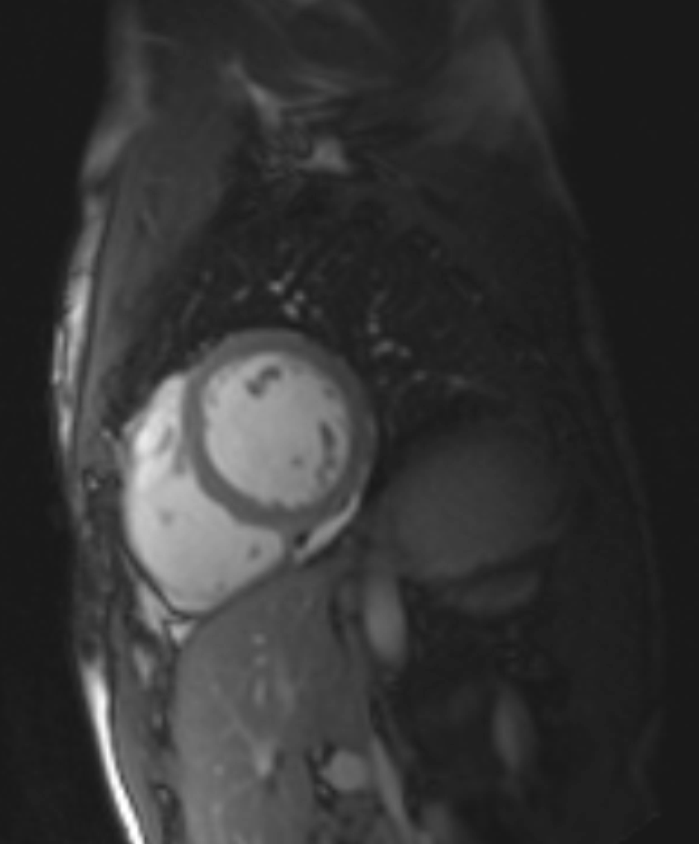
#> input picture src/mri2.png, 699 x 844 px
$ python circles.py   (Python 2 division)
#> lines starting #> are read from the running program, lines starting #| are printed output that depends on the picture; after the words box and inside, x2 and y2 are one past the last pixel; in counts of white or black regions, pixels touching at a corner belong together; long printed decimals are rounded
'''
Created on May 30, 2012

@author: vinnie
'''

import sys
import numpy as np
import matplotlib.pyplot as plt
import matplotlib.patches as plt_patches
from scipy.signal import fftconvolve
from scipy.ndimage import filters

_MIN_RADIUS = 15
_MAX_RADIUS = 75
_RADIUS_STEP = 5
_ANNULUS_WIDTH = 5
_EDGE_THRESHOLD = 0.005
_NEG_INTERIOR_WEIGHT = 1.1

def _detectEdges(image, threshold):
    """
    Sobel edge detection on the image
    """
    # sobel filter in x and y direction
    image = filters.sobel(image, 0)**2 + filters.sobel(image, 1)**2
    image -= image.min()

    # make binary image
    image = image > image.max()*threshold
    image.dtype = np.int8

    return image

def _makeAnnulusKernel(outer_radius, annulus_width):
    """
    Create an annulus with the given inner and outer radii

    Ex. inner_radius = 4, outer_radius = 6 will give you:


    """
    grids = np.mgrid[-outer_radius:outer_radius+1, -outer_radius:outer_radius+1]

    # [j][i] = r^2
    kernel_template = grids[0]**2 + grids[1]**2

    # get boolean value for inclusion in the circle
    outer_circle = kernel_template <= outer_radius**2
    inner_circle = kernel_template < (outer_radius - annulus_width)**2

    # back to integers
    outer_circle.dtype = inner_circle.dtype = np.int8
    inner_circle = inner_circle*_NEG_INTERIOR_WEIGHT
    annulus = outer_circle - inner_circle
    return annulus

def _detectCircles(image, radii, annulus_width):
    """
    Perfrom a FFT Convolution over all the radii with the given annulus width.
    Smaller annulus width = more precise
    """
    acc = np.zeros((radii.size, image.shape[0], image.shape[1]))

    for i, r in enumerate(radii):
        C = _makeAnnulusKernel(r, annulus_width)
        acc[i,:,:] = fftconvolve(image, C, 'same')

    return acc

def _iterativeDetectCircles(edges, image):
    """
    TODO: finish this

    The idea:
    Start with an annulus with a large radius.
    Split this into 2 annuli of equal area. The annulus width will be different
    Find the annulus with a higher signal in the image
    Repeat the process for the higher signal,
    until a minumum annulus width is reached (preferrably 1)

    Initialize:
    large radius = min(image.shape)/2 ... actually maybe a little less
    min radius is some small number, not too small to avoid high match to noise

    TODO: the signals for each annulus have to be comparable
             solution? -> normalize to the area of the annulus
    """


    return

def _displayResults(image, edges, center, radius, output=None):
    """
    Display the accumulator for the radius with the highest votes.
    Draw the radius on the image and display the result.
    """

    # display accumulator image
    plt.gray()
    fig = plt.figure(1)
    fig.clf()
    subplots = []
    subplots.append(fig.add_subplot(1, 2, 1))
    plt.imshow(edges)
    plt.title('Edge image')

    # display original image
    subplots.append(fig.add_subplot(1, 2, 2))
    plt.imshow(image)
    plt.title('Center: %s, Radius: %d' % (str(center), radius))
    # draw the detected circle
    blob_circ = plt_patches.Circle(center,radius, fill=False, ec='red')
    plt.gca().add_patch(blob_circ)

    #   Fix axis distortion:
    plt.axis('image')

    if output:
        plt.savefig(output)

    plt.draw()
    plt.show()

    return

def _topNCircles(acc, radii, n):

    maxima = []
    max_positions = []
    max_signal = 0
    for i, r in enumerate(radii):
        max_positions.append(np.unravel_index(acc[i].argmax(), acc[i].shape))
        maxima.append(acc[i].max())
        # use the radius to normalize
        signal = maxima[i]/np.sqrt(float(r))

        if signal > max_signal:
            max_signal = signal
            (circle_y, circle_x) = max_positions[i]
            radius = r
        print "Maximum signal for radius %d: %d %s, normal signal: %f" % (r, maxima[i], max_positions[i], signal)


    # Identify maximum. Note: the values come back as index, row, column
#    max_index, circle_y, circle_x = np.unravel_index(acc.argmax(), acc.shape)

    return (circle_x, circle_y), radius #radii[max_index]

def DetectCircleFromFile(filename, show_result=False):

    image = plt.imread(filename)
    center, radius = DetectCircle(image, True, show_result)
    return center, radius

def DetectCircle(image, preprocess=False, show_result=False):

    if preprocess:
        if image.ndim > 2:
            image = np.mean(image, axis=2)
        print "Image size: ", image.shape

        # noise reduction
        image = filters.gaussian_filter(image, 2)

        # edges and density
        edges = _detectEdges(image, _EDGE_THRESHOLD)
        edge_list = np.array(edges.nonzero())
        density = float(edge_list[0].size)/edges.size
        print "Signal density:", density
        if density > 0.25:
            print "High density, consider more preprocessing"

    # create kernels and detect circle
    radii = np.arange(_MIN_RADIUS, _MAX_RADIUS, _RADIUS_STEP)
    acc = _detectCircles(edges, radii, _ANNULUS_WIDTH)
    center, radius = _topNCircles(acc, radii, 1)
    print "Circle detected at ", center, radius

    if show_result:
        _displayResults(image, edges, center, radius)

    return center, radius

def _run(filename):
    return DetectCircle(filename)

def _test():
# [8 lines of commented-out code are left out]
    DetectCircleFromFile('mri2.png', True)
#> in DetectCircleFromFile, image is the input picture: shape (844, 699, 3) float32; min 0.098, max 1, mean 0.207
#| Image size:  (844, 699)
#> in _detectEdges, `image = filters.sobel(image, 0)**2 + filters.sobel(image, 1)**2`:
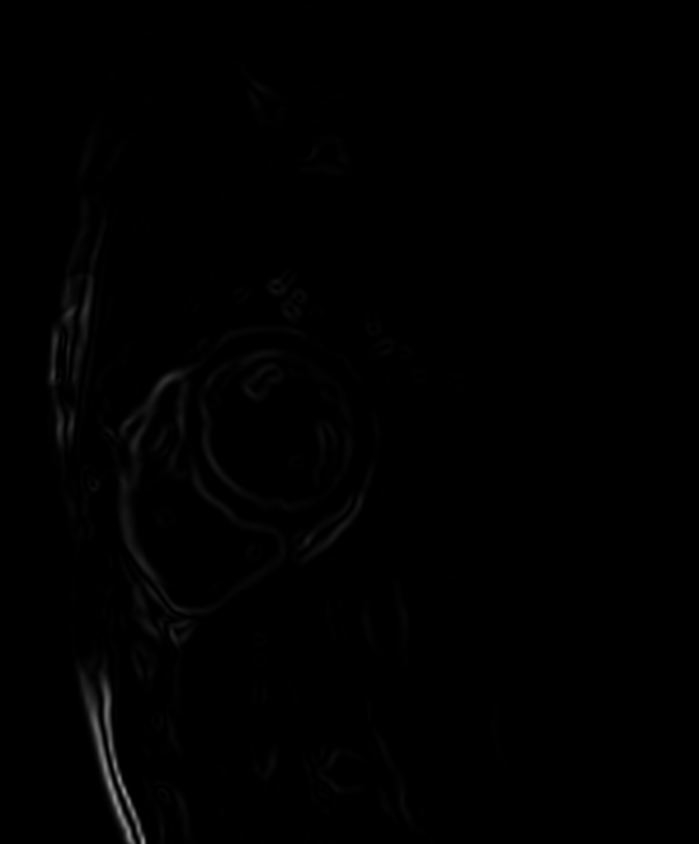
#> image: shape (844, 699) float32; min 0, max 0.592, mean 0.00421
#> in _detectEdges, `image = image > image.max()*threshold`:
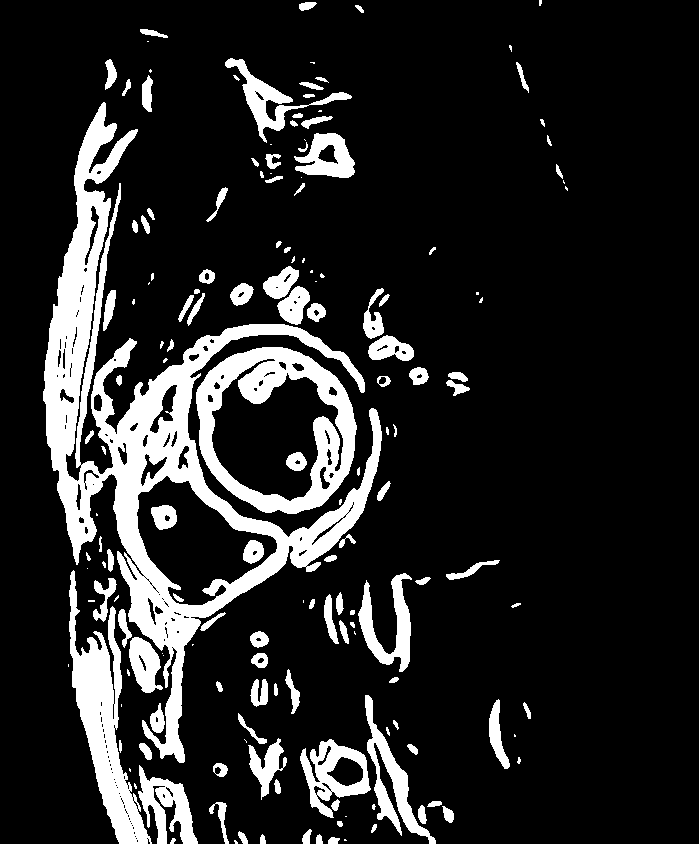
#> image: shape (844, 699) bool; 15% white; 164 white regions (47 under 20 px), largest, box (x1, y1, x2, y2) and area: (43, 102, 382, 763) 40230, (196, 347, 357, 514) 10111, (69, 570, 152, 844) 7718
#| Signal density: 0.1496
#> the loop in _topNCircles, `for i, r in enumerate(radii):` made 12 passes
#> (signal, max_signal, circle_y, circle_x) on passes 1, 2, 3, 4, 5, 9, 10, 12: (99.79, 99.79, 154, 328), (114.9, 114.9, 771, 347), (116, 116, 771, 343), (125.3, 125.3, 458, 141), (133.3, 133.3, 450, 85), (147.1, 147.1, 555, 199), (149.6, 149.6, 554, 194), (178.5, 178.5, 437, 278)
#> signal on passes 6, 7, 8, 11: 121.7, 120.3, 119.6, 147.6
#| Maximum signal for radius 15: 386 (154, 328), normal signal: 99.794
#| Maximum signal for radius 20: 513 (771, 347), normal signal: 114.867
#| Maximum signal for radius 25: 579 (771, 343), normal signal: 116.000
#| Maximum signal for radius 30: 686 (458, 141), normal signal: 125.337
#| Maximum signal for radius 35: 788 (450, 85), normal signal: 133.332
#| Maximum signal for radius 40: 769 (420, 173), normal signal: 121.700
#| Maximum signal for radius 45: 806 (399, 136), normal signal: 120.256
#| Maximum signal for radius 50: 845 (702, 132), normal signal: 119.558
#> (further printed lines are left out)
#> after the loop in _topNCircles, `for i, r in enumerate(radii):`: circle_x = 278; circle_y = 437; max_positions = [(154, 328), (771, 347), (771, 343), (458, 141), (450, 85), (420, 173), (399, 136), (702, 132), (555, 199), (554, 194), (528, 192), (437, 278)]; max_signal = 178.5; maxima = [386.5, 513.7, 580, 686.5, 788.8, 769.7, 806.7, 845.4, 1090.6, 1158.9, 1190.2, 1493.5]; radius = 70
#> in DetectCircle, `center, radius = _topNCircles(acc, radii, 1)`: center = (278, 437); radius = 70
#| Circle detected at  (278, 437) 70
#> in _displayResults, `plt.show()`:
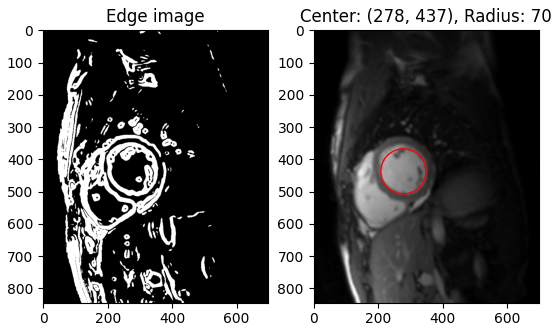
#> figure drawn by matplotlib, 2 panels
#> in DetectCircleFromFile, `center, radius = DetectCircle(image, True, show_result)`: center = (278, 437); radius = 70
#    DetectCircleFromVideo("/home/vinnie/workspace/Intelligent-Artifacts/AMID/data/MRI_SAX_AVI/321/(MAIN)04052012-173005.avi")

if __name__ == "__main__":
    if (len(sys.argv) > 1):
        _run(sys.argv[1])
    else:
        _test();
